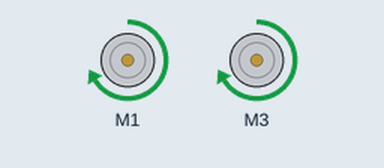
Simulated run of this sketch. Board: Arduino Uno, built with avr-gcc and run on an emulated ATmega328P. Shown: 2 × DC motor (green arrow = forward, orange = backward, longer = faster).

Above: at 0.1 s.
Timing chart, 0 to 1.6 s (numbered marks = the images above):
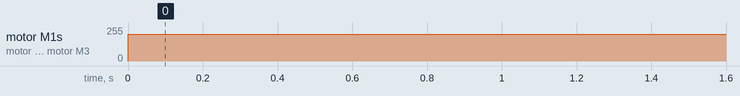

The sketch:

02.10_Run_to_Rightbackward.ino
```cpp
/**********************************************************************
  Product     : Cokoino 4WD Mecanum Car chassis kit
  Auther      : www.cokoino.com
  Modification: 2023/11/07


          motor4 -------  motor3
                  |   |
                  |   |
                  |   |
          motor1 -------  motor2

**********************************************************************/

#include <AFMotor.h>
 AF_DCMotor motor1(1);  //define motor1
 //AF_DCMotor motor2(2);//define motor2
 AF_DCMotor motor3(3);  //define motor3
 //AF_DCMotor motor4(4);//define motor4

void setup()
{
  //Set initial speed of the motor & stop
   motor1.setSpeed(200);  //setup the speed of motor1
  // motor2.setSpeed(200);//setup the speed of motor2
   motor3.setSpeed(200);  //setup the speed of motor3
  // motor4.setSpeed(200);//setup the speed of motor4

}

void loop()
{
  motor1.run(FORWARD);     // motor1 run FORWARD
  //motor2.run(BACKWARD);  // motor2 run BACKWARD
  motor3.run(FORWARD);     // motor3 run FORWARD
  //motor4.run(FORWARD);   // motor4 run FORWARD

}
```

Measured:
- by itself, motor M1, motor M3: stopped → forward 200/255 at 0.00 s
